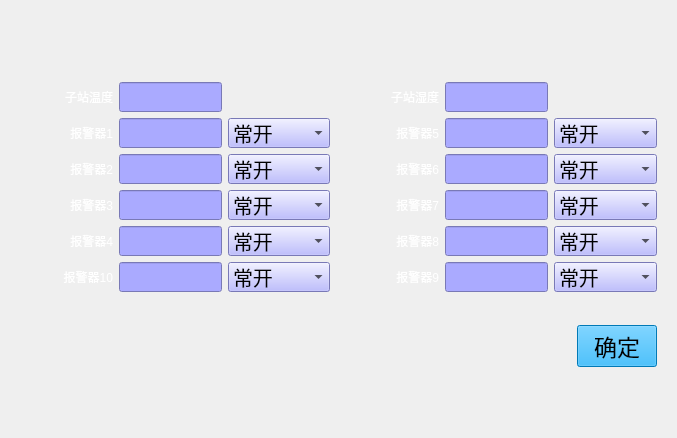
<?xml version="1.0" encoding="UTF-8"?>
<ui version="4.0">
 <class>SubStationEnMonitoringInformation</class>
 <widget class="QWidget" name="SubStationEnMonitoringInformation">
  <property name="geometry">
   <rect>
    <x>0</x>
    <y>0</y>
    <width>677</width>
    <height>438</height>
   </rect>
  </property>
  <property name="windowTitle">
   <string>Form</string>
  </property>
  <layout class="QHBoxLayout" name="horizontalLayout_3">
   <property name="sizeConstraint">
    <enum>QLayout::SetMinAndMaxSize</enum>
   </property>
   <property name="leftMargin">
    <number>10</number>
   </property>
   <property name="rightMargin">
    <number>20</number>
   </property>
   <property name="bottomMargin">
    <number>0</number>
   </property>
   <item>
    <layout class="QVBoxLayout" name="verticalLayout_2" stretch="1,4,1">
     <property name="sizeConstraint">
      <enum>QLayout::SetMinAndMaxSize</enum>
     </property>
     <item>
      <spacer name="verticalSpacer_3">
       <property name="orientation">
        <enum>Qt::Vertical</enum>
       </property>
       <property name="sizeHint" stdset="0">
        <size>
         <width>20</width>
         <height>40</height>
        </size>
       </property>
      </spacer>
     </item>
     <item>
      <layout class="QVBoxLayout" name="verticalLayout" stretch="9,1,1">
       <property name="sizeConstraint">
        <enum>QLayout::SetMinAndMaxSize</enum>
       </property>
       <item>
        <layout class="QHBoxLayout" name="horizontalLayout" stretch="0">
         <property name="sizeConstraint">
          <enum>QLayout::SetMinAndMaxSize</enum>
         </property>
         <item>
          <layout class="QGridLayout" name="gridLayout" columnstretch="1,1,1,1,1,1">
           <property name="sizeConstraint">
            <enum>QLayout::SetMinAndMaxSize</enum>
           </property>
           <item row="3" column="0">
            <widget class="QLabel" name="labelAlertor3">
             <property name="styleSheet">
              <string notr="true">color: rgb(255, 255, 255);
font: 16pt &quot;Sans Serif&quot;;</string>
             </property>
             <property name="text">
              <string>报警器3</string>
             </property>
             <property name="alignment">
              <set>Qt::AlignRight|Qt::AlignTrailing|Qt::AlignVCenter</set>
             </property>
            </widget>
           </item>
           <item row="0" column="0">
            <widget class="QLabel" name="labelSubStationTemperature">
             <property name="layoutDirection">
              <enum>Qt::LeftToRight</enum>
             </property>
             <property name="styleSheet">
              <string notr="true">color: rgb(255, 255, 255);
font: 16pt &quot;Sans Serif&quot;;</string>
             </property>
             <property name="text">
              <string>子站温度</string>
             </property>
             <property name="alignment">
              <set>Qt::AlignRight|Qt::AlignTrailing|Qt::AlignVCenter</set>
             </property>
            </widget>
           </item>
           <item row="0" column="1">
            <widget class="QLineEdit" name="lineEditSubStationTemperature">
             <property name="sizePolicy">
              <sizepolicy hsizetype="Preferred" vsizetype="Preferred">
               <horstretch>0</horstretch>
               <verstretch>0</verstretch>
              </sizepolicy>
             </property>
             <property name="maximumSize">
              <size>
               <width>16777215</width>
               <height>30</height>
              </size>
             </property>
             <property name="styleSheet">
              <string notr="true">font: 15pt &quot;Adobe Arabic&quot;;
background-color: rgb(170, 170, 255);</string>
             </property>
             <property name="readOnly">
              <bool>true</bool>
             </property>
            </widget>
           </item>
           <item row="0" column="2">
            <spacer name="horizontalSpacer">
             <property name="orientation">
              <enum>Qt::Horizontal</enum>
             </property>
             <property name="sizeHint" stdset="0">
              <size>
               <width>40</width>
               <height>20</height>
              </size>
             </property>
            </spacer>
           </item>
           <item row="0" column="3">
            <widget class="QLabel" name="labelSubStationHumidity">
             <property name="styleSheet">
              <string notr="true">color: rgb(255, 255, 255);
font: 16pt &quot;Sans Serif&quot;;</string>
             </property>
             <property name="text">
              <string>子站湿度</string>
             </property>
             <property name="alignment">
              <set>Qt::AlignRight|Qt::AlignTrailing|Qt::AlignVCenter</set>
             </property>
            </widget>
           </item>
           <item row="0" column="4">
            <widget class="QLineEdit" name="lineEditSubStationHumidity">
             <property name="sizePolicy">
              <sizepolicy hsizetype="Preferred" vsizetype="Preferred">
               <horstretch>0</horstretch>
               <verstretch>0</verstretch>
              </sizepolicy>
             </property>
             <property name="maximumSize">
              <size>
               <width>16777215</width>
               <height>30</height>
              </size>
             </property>
             <property name="styleSheet">
              <string notr="true">font: 15pt &quot;Adobe Arabic&quot;;
background-color: rgb(170, 170, 255);</string>
             </property>
             <property name="readOnly">
              <bool>true</bool>
             </property>
            </widget>
           </item>
           <item row="0" column="5">
            <spacer name="horizontalSpacer_2">
             <property name="orientation">
              <enum>Qt::Horizontal</enum>
             </property>
             <property name="sizeHint" stdset="0">
              <size>
               <width>40</width>
               <height>20</height>
              </size>
             </property>
            </spacer>
           </item>
           <item row="1" column="0">
            <widget class="QLabel" name="labelAlertor1">
             <property name="styleSheet">
              <string notr="true">color: rgb(255, 255, 255);
font: 16pt &quot;Sans Serif&quot;;</string>
             </property>
             <property name="text">
              <string>报警器1</string>
             </property>
             <property name="alignment">
              <set>Qt::AlignRight|Qt::AlignTrailing|Qt::AlignVCenter</set>
             </property>
            </widget>
           </item>
           <item row="1" column="1">
            <widget class="QLineEdit" name="lineEditAlertor1">
             <property name="sizePolicy">
              <sizepolicy hsizetype="Preferred" vsizetype="Preferred">
               <horstretch>0</horstretch>
               <verstretch>0</verstretch>
              </sizepolicy>
             </property>
             <property name="maximumSize">
              <size>
               <width>16777215</width>
               <height>30</height>
              </size>
             </property>
             <property name="styleSheet">
              <string notr="true">font: 15pt &quot;Adobe Arabic&quot;;
background-color: rgb(170, 170, 255);</string>
             </property>
             <property name="readOnly">
              <bool>true</bool>
             </property>
            </widget>
           </item>
           <item row="1" column="2">
            <widget class="QComboBox" name="comboBoxAlertor1">
             <property name="maximumSize">
              <size>
               <width>16777215</width>
               <height>30</height>
              </size>
             </property>
             <property name="font">
              <font>
               <pointsize>15</pointsize>
              </font>
             </property>
             <property name="styleSheet">
              <string notr="true">background-color: rgb(170, 170, 255);</string>
             </property>
             <item>
              <property name="text">
               <string>常开</string>
              </property>
             </item>
             <item>
              <property name="text">
               <string>常闭</string>
              </property>
             </item>
            </widget>
           </item>
           <item row="2" column="0">
            <widget class="QLabel" name="labelAlertor2">
             <property name="styleSheet">
              <string notr="true">color: rgb(255, 255, 255);
font: 16pt &quot;Sans Serif&quot;;</string>
             </property>
             <property name="text">
              <string>报警器2</string>
             </property>
             <property name="alignment">
              <set>Qt::AlignRight|Qt::AlignTrailing|Qt::AlignVCenter</set>
             </property>
            </widget>
           </item>
           <item row="2" column="1">
            <widget class="QLineEdit" name="lineEditAlertor2">
             <property name="sizePolicy">
              <sizepolicy hsizetype="Preferred" vsizetype="Preferred">
               <horstretch>0</horstretch>
               <verstretch>0</verstretch>
              </sizepolicy>
             </property>
             <property name="maximumSize">
              <size>
               <width>16777215</width>
               <height>30</height>
              </size>
             </property>
             <property name="styleSheet">
              <string notr="true">font: 15pt &quot;Adobe Arabic&quot;;
background-color: rgb(170, 170, 255);</string>
             </property>
             <property name="readOnly">
              <bool>true</bool>
             </property>
            </widget>
           </item>
           <item row="2" column="2">
            <widget class="QComboBox" name="comboBoxAlertor2">
             <property name="maximumSize">
              <size>
               <width>16777215</width>
               <height>30</height>
              </size>
             </property>
             <property name="font">
              <font>
               <pointsize>15</pointsize>
              </font>
             </property>
             <property name="styleSheet">
              <string notr="true">background-color: rgb(170, 170, 255);</string>
             </property>
             <item>
              <property name="text">
               <string>常开</string>
              </property>
             </item>
             <item>
              <property name="text">
               <string>常闭</string>
              </property>
             </item>
            </widget>
           </item>
           <item row="3" column="1">
            <widget class="QLineEdit" name="lineEditAlertor3">
             <property name="sizePolicy">
              <sizepolicy hsizetype="Preferred" vsizetype="Preferred">
               <horstretch>0</horstretch>
               <verstretch>0</verstretch>
              </sizepolicy>
             </property>
             <property name="maximumSize">
              <size>
               <width>16777215</width>
               <height>30</height>
              </size>
             </property>
             <property name="styleSheet">
              <string notr="true">font: 15pt &quot;Adobe Arabic&quot;;
background-color: rgb(170, 170, 255);</string>
             </property>
             <property name="readOnly">
              <bool>true</bool>
             </property>
            </widget>
           </item>
           <item row="3" column="2">
            <widget class="QComboBox" name="comboBoxAlertor3">
             <property name="maximumSize">
              <size>
               <width>16777215</width>
               <height>30</height>
              </size>
             </property>
             <property name="font">
              <font>
               <pointsize>15</pointsize>
              </font>
             </property>
             <property name="styleSheet">
              <string notr="true">background-color: rgb(170, 170, 255);</string>
             </property>
             <item>
              <property name="text">
               <string>常开</string>
              </property>
             </item>
             <item>
              <property name="text">
               <string>常闭</string>
              </property>
             </item>
            </widget>
           </item>
           <item row="4" column="0">
            <widget class="QLabel" name="labelAlertor4">
             <property name="styleSheet">
              <string notr="true">color: rgb(255, 255, 255);
font: 16pt &quot;Sans Serif&quot;;</string>
             </property>
             <property name="text">
              <string>报警器4</string>
             </property>
             <property name="alignment">
              <set>Qt::AlignRight|Qt::AlignTrailing|Qt::AlignVCenter</set>
             </property>
            </widget>
           </item>
           <item row="4" column="1">
            <widget class="QLineEdit" name="lineEditAlertor4">
             <property name="sizePolicy">
              <sizepolicy hsizetype="Preferred" vsizetype="Preferred">
               <horstretch>0</horstretch>
               <verstretch>0</verstretch>
              </sizepolicy>
             </property>
             <property name="maximumSize">
              <size>
               <width>16777215</width>
               <height>30</height>
              </size>
             </property>
             <property name="styleSheet">
              <string notr="true">font: 15pt &quot;Adobe Arabic&quot;;
background-color: rgb(170, 170, 255);</string>
             </property>
             <property name="readOnly">
              <bool>true</bool>
             </property>
            </widget>
           </item>
           <item row="4" column="2">
            <widget class="QComboBox" name="comboBoxAlertor4">
             <property name="maximumSize">
              <size>
               <width>16777215</width>
               <height>30</height>
              </size>
             </property>
             <property name="font">
              <font>
               <pointsize>15</pointsize>
              </font>
             </property>
             <property name="styleSheet">
              <string notr="true">background-color: rgb(170, 170, 255);</string>
             </property>
             <item>
              <property name="text">
               <string>常开</string>
              </property>
             </item>
             <item>
              <property name="text">
               <string>常闭</string>
              </property>
             </item>
            </widget>
           </item>
           <item row="5" column="0">
            <widget class="QLabel" name="labelAlertor10">
             <property name="styleSheet">
              <string notr="true">color: rgb(255, 255, 255);
font: 16pt &quot;Sans Serif&quot;;</string>
             </property>
             <property name="text">
              <string>报警器10</string>
             </property>
             <property name="alignment">
              <set>Qt::AlignRight|Qt::AlignTrailing|Qt::AlignVCenter</set>
             </property>
            </widget>
           </item>
           <item row="5" column="1">
            <widget class="QLineEdit" name="lineEditAlertor10">
             <property name="sizePolicy">
              <sizepolicy hsizetype="Preferred" vsizetype="Preferred">
               <horstretch>0</horstretch>
               <verstretch>0</verstretch>
              </sizepolicy>
             </property>
             <property name="maximumSize">
              <size>
               <width>16777215</width>
               <height>30</height>
              </size>
             </property>
             <property name="styleSheet">
              <string notr="true">font: 15pt &quot;Adobe Arabic&quot;;
background-color: rgb(170, 170, 255);</string>
             </property>
             <property name="readOnly">
              <bool>true</bool>
             </property>
            </widget>
           </item>
           <item row="5" column="2">
            <widget class="QComboBox" name="comboBoxAlertor10">
             <property name="maximumSize">
              <size>
               <width>16777215</width>
               <height>30</height>
              </size>
             </property>
             <property name="font">
              <font>
               <pointsize>15</pointsize>
              </font>
             </property>
             <property name="styleSheet">
              <string notr="true">background-color: rgb(170, 170, 255);</string>
             </property>
             <item>
              <property name="text">
               <string>常开</string>
              </property>
             </item>
             <item>
              <property name="text">
               <string>常闭</string>
              </property>
             </item>
            </widget>
           </item>
           <item row="5" column="3">
            <widget class="QLabel" name="labelAlertor9">
             <property name="styleSheet">
              <string notr="true">color: rgb(255, 255, 255);
font: 16pt &quot;Sans Serif&quot;;</string>
             </property>
             <property name="text">
              <string>报警器9</string>
             </property>
             <property name="alignment">
              <set>Qt::AlignRight|Qt::AlignTrailing|Qt::AlignVCenter</set>
             </property>
            </widget>
           </item>
           <item row="5" column="4">
            <widget class="QLineEdit" name="lineEditAlertor9">
             <property name="sizePolicy">
              <sizepolicy hsizetype="Preferred" vsizetype="Preferred">
               <horstretch>0</horstretch>
               <verstretch>0</verstretch>
              </sizepolicy>
             </property>
             <property name="maximumSize">
              <size>
               <width>16777215</width>
               <height>30</height>
              </size>
             </property>
             <property name="styleSheet">
              <string notr="true">font: 15pt &quot;Adobe Arabic&quot;;
background-color: rgb(170, 170, 255);</string>
             </property>
             <property name="readOnly">
              <bool>true</bool>
             </property>
            </widget>
           </item>
           <item row="5" column="5">
            <widget class="QComboBox" name="comboBoxAlertor9">
             <property name="maximumSize">
              <size>
               <width>16777215</width>
               <height>30</height>
              </size>
             </property>
             <property name="font">
              <font>
               <pointsize>15</pointsize>
              </font>
             </property>
             <property name="styleSheet">
              <string notr="true">background-color: rgb(170, 170, 255);</string>
             </property>
             <item>
              <property name="text">
               <string>常开</string>
              </property>
             </item>
             <item>
              <property name="text">
               <string>常闭</string>
              </property>
             </item>
            </widget>
           </item>
           <item row="4" column="3">
            <widget class="QLabel" name="labelAlertor8">
             <property name="styleSheet">
              <string notr="true">color: rgb(255, 255, 255);
font: 16pt &quot;Sans Serif&quot;;</string>
             </property>
             <property name="text">
              <string>报警器8</string>
             </property>
             <property name="alignment">
              <set>Qt::AlignRight|Qt::AlignTrailing|Qt::AlignVCenter</set>
             </property>
            </widget>
           </item>
           <item row="4" column="4">
            <widget class="QLineEdit" name="lineEditAlertor8">
             <property name="sizePolicy">
              <sizepolicy hsizetype="Preferred" vsizetype="Preferred">
               <horstretch>0</horstretch>
               <verstretch>0</verstretch>
              </sizepolicy>
             </property>
             <property name="maximumSize">
              <size>
               <width>16777215</width>
               <height>30</height>
              </size>
             </property>
             <property name="styleSheet">
              <string notr="true">font: 15pt &quot;Adobe Arabic&quot;;
background-color: rgb(170, 170, 255);</string>
             </property>
             <property name="readOnly">
              <bool>true</bool>
             </property>
            </widget>
           </item>
           <item row="4" column="5">
            <widget class="QComboBox" name="comboBoxAlertor8">
             <property name="maximumSize">
              <size>
               <width>16777215</width>
               <height>30</height>
              </size>
             </property>
             <property name="font">
              <font>
               <pointsize>15</pointsize>
              </font>
             </property>
             <property name="styleSheet">
              <string notr="true">background-color: rgb(170, 170, 255);</string>
             </property>
             <item>
              <property name="text">
               <string>常开</string>
              </property>
             </item>
             <item>
              <property name="text">
               <string>常闭</string>
              </property>
             </item>
            </widget>
           </item>
           <item row="3" column="3">
            <widget class="QLabel" name="labelAlertor7">
             <property name="styleSheet">
              <string notr="true">color: rgb(255, 255, 255);
font: 16pt &quot;Sans Serif&quot;;</string>
             </property>
             <property name="text">
              <string>报警器7</string>
             </property>
             <property name="alignment">
              <set>Qt::AlignRight|Qt::AlignTrailing|Qt::AlignVCenter</set>
             </property>
            </widget>
           </item>
           <item row="3" column="4">
            <widget class="QLineEdit" name="lineEditAlertor7">
             <property name="sizePolicy">
              <sizepolicy hsizetype="Preferred" vsizetype="Preferred">
               <horstretch>0</horstretch>
               <verstretch>0</verstretch>
              </sizepolicy>
             </property>
             <property name="maximumSize">
              <size>
               <width>16777215</width>
               <height>30</height>
              </size>
             </property>
             <property name="styleSheet">
              <string notr="true">font: 15pt &quot;Adobe Arabic&quot;;
background-color: rgb(170, 170, 255);</string>
             </property>
             <property name="readOnly">
              <bool>true</bool>
             </property>
            </widget>
           </item>
           <item row="3" column="5">
            <widget class="QComboBox" name="comboBoxAlertor7">
             <property name="maximumSize">
              <size>
               <width>16777215</width>
               <height>30</height>
              </size>
             </property>
             <property name="font">
              <font>
               <pointsize>15</pointsize>
              </font>
             </property>
             <property name="styleSheet">
              <string notr="true">background-color: rgb(170, 170, 255);</string>
             </property>
             <item>
              <property name="text">
               <string>常开</string>
              </property>
             </item>
             <item>
              <property name="text">
               <string>常闭</string>
              </property>
             </item>
            </widget>
           </item>
           <item row="2" column="3">
            <widget class="QLabel" name="labelAlertor6">
             <property name="styleSheet">
              <string notr="true">color: rgb(255, 255, 255);
font: 16pt &quot;Sans Serif&quot;;</string>
             </property>
             <property name="text">
              <string>报警器6</string>
             </property>
             <property name="alignment">
              <set>Qt::AlignRight|Qt::AlignTrailing|Qt::AlignVCenter</set>
             </property>
            </widget>
           </item>
           <item row="2" column="4">
            <widget class="QLineEdit" name="lineEditAlertor6">
             <property name="sizePolicy">
              <sizepolicy hsizetype="Preferred" vsizetype="Preferred">
               <horstretch>0</horstretch>
               <verstretch>0</verstretch>
              </sizepolicy>
             </property>
             <property name="maximumSize">
              <size>
               <width>16777215</width>
               <height>30</height>
              </size>
             </property>
             <property name="styleSheet">
              <string notr="true">font: 15pt &quot;Adobe Arabic&quot;;
background-color: rgb(170, 170, 255);</string>
             </property>
             <property name="readOnly">
              <bool>true</bool>
             </property>
            </widget>
           </item>
           <item row="2" column="5">
            <widget class="QComboBox" name="comboBoxAlertor6">
             <property name="maximumSize">
              <size>
               <width>16777215</width>
               <height>30</height>
              </size>
             </property>
             <property name="font">
              <font>
               <pointsize>15</pointsize>
              </font>
             </property>
             <property name="styleSheet">
              <string notr="true">background-color: rgb(170, 170, 255);</string>
             </property>
             <item>
              <property name="text">
               <string>常开</string>
              </property>
             </item>
             <item>
              <property name="text">
               <string>常闭</string>
              </property>
             </item>
            </widget>
           </item>
           <item row="1" column="4">
            <widget class="QLineEdit" name="lineEditAlertor5">
             <property name="sizePolicy">
              <sizepolicy hsizetype="Preferred" vsizetype="Preferred">
               <horstretch>0</horstretch>
               <verstretch>0</verstretch>
              </sizepolicy>
             </property>
             <property name="maximumSize">
              <size>
               <width>16777215</width>
               <height>30</height>
              </size>
             </property>
             <property name="styleSheet">
              <string notr="true">font: 15pt &quot;Adobe Arabic&quot;;
background-color: rgb(170, 170, 255);</string>
             </property>
             <property name="readOnly">
              <bool>true</bool>
             </property>
            </widget>
           </item>
           <item row="1" column="5">
            <widget class="QComboBox" name="comboBoxAlertor5">
             <property name="maximumSize">
              <size>
               <width>16777215</width>
               <height>30</height>
              </size>
             </property>
             <property name="font">
              <font>
               <pointsize>15</pointsize>
              </font>
             </property>
             <property name="styleSheet">
              <string notr="true">background-color: rgb(170, 170, 255);</string>
             </property>
             <item>
              <property name="text">
               <string>常开</string>
              </property>
             </item>
             <item>
              <property name="text">
               <string>常闭</string>
              </property>
             </item>
            </widget>
           </item>
           <item row="1" column="3">
            <widget class="QLabel" name="labelAlertor5">
             <property name="styleSheet">
              <string notr="true">color: rgb(255, 255, 255);
font: 16pt &quot;Sans Serif&quot;;</string>
             </property>
             <property name="text">
              <string>报警器5</string>
             </property>
             <property name="alignment">
              <set>Qt::AlignRight|Qt::AlignTrailing|Qt::AlignVCenter</set>
             </property>
            </widget>
           </item>
          </layout>
         </item>
        </layout>
       </item>
       <item>
        <spacer name="verticalSpacer_2">
         <property name="orientation">
          <enum>Qt::Vertical</enum>
         </property>
         <property name="sizeHint" stdset="0">
          <size>
           <width>20</width>
           <height>28</height>
          </size>
         </property>
        </spacer>
       </item>
       <item>
        <layout class="QHBoxLayout" name="horizontalLayout_2">
         <property name="sizeConstraint">
          <enum>QLayout::SetMinAndMaxSize</enum>
         </property>
         <item>
          <spacer name="horizontalSpacer_4">
           <property name="orientation">
            <enum>Qt::Horizontal</enum>
           </property>
           <property name="sizeHint" stdset="0">
            <size>
             <width>618</width>
             <height>20</height>
            </size>
           </property>
          </spacer>
         </item>
         <item>
          <spacer name="verticalSpacer">
           <property name="orientation">
            <enum>Qt::Vertical</enum>
           </property>
           <property name="sizeHint" stdset="0">
            <size>
             <width>20</width>
             <height>18</height>
            </size>
           </property>
          </spacer>
         </item>
         <item>
          <widget class="QPushButton" name="pushButtonOK">
           <property name="focusPolicy">
            <enum>Qt::NoFocus</enum>
           </property>
           <property name="styleSheet">
            <string notr="true">QPushButton { background-color: rgb(0, 170, 255); color: rgb(0, 0, 0); } 
QPushButton:hover:pressed{ background-color: rgb(0,0,127); color:rgb(255, 255, 255);} 
QPushButton:hover:!pressed{ background-color: rgb(0, 170, 255); color: rgb(0, 0, 0); }
QPushButton {font: 17pt ; } </string>
           </property>
           <property name="text">
            <string>确定</string>
           </property>
          </widget>
         </item>
        </layout>
       </item>
      </layout>
     </item>
     <item>
      <spacer name="verticalSpacer_4">
       <property name="orientation">
        <enum>Qt::Vertical</enum>
       </property>
       <property name="sizeHint" stdset="0">
        <size>
         <width>20</width>
         <height>40</height>
        </size>
       </property>
      </spacer>
     </item>
    </layout>
   </item>
  </layout>
 </widget>
 <resources/>
 <connections/>
</ui>
